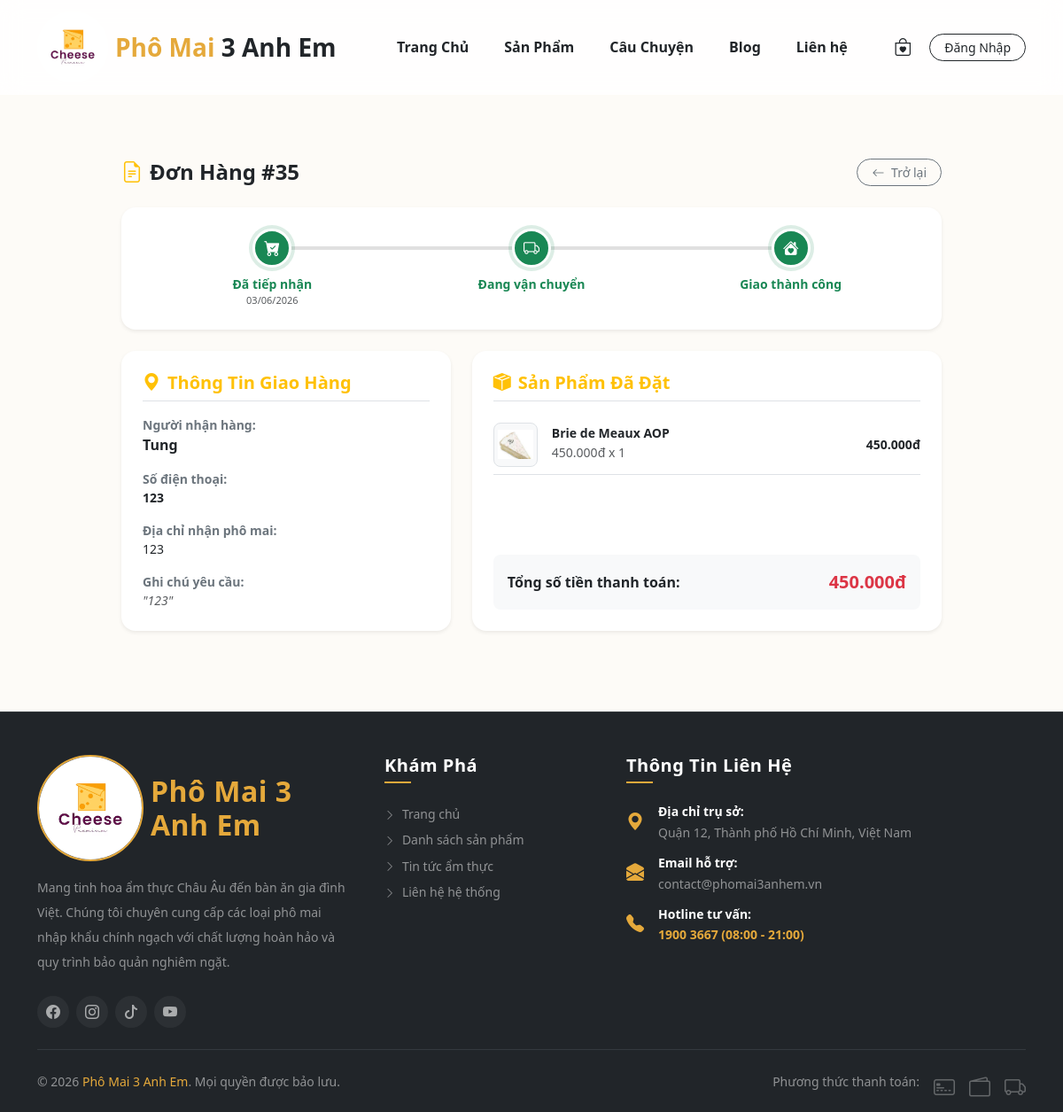
The page /order-detail.php?id=35 on the database its author committed.
### tables this page shows
CREATE TABLE `orders` (
  `id` int(11) NOT NULL,
  `user_id` int(11) DEFAULT NULL,
  `receiver_name` varchar(255) DEFAULT NULL,
  `receiver_phone` varchar(20) DEFAULT NULL,
  `receiver_address` text DEFAULT NULL,
  `full_name` varchar(255) NOT NULL,
  `email` varchar(255) NOT NULL,
  `phone` varchar(20) NOT NULL,
  `address` text NOT NULL,
  `note` text DEFAULT NULL,
  `total_money` int(11) NOT NULL,
  `payment_method` varchar(20) NOT NULL DEFAULT 'qr',
  `status` varchar(50) NOT NULL DEFAULT 'pending',
  `payment_proof` varchar(255) DEFAULT NULL,
  `created_at` timestamp NOT NULL DEFAULT current_timestamp()
);

CREATE TABLE `order_details` (
  `id` int(11) NOT NULL,
  `order_id` int(11) NOT NULL,
  `product_id` int(11) NOT NULL,
  `price` int(11) NOT NULL,
  `quantity` int(11) NOT NULL
);

CREATE TABLE `products` (
  `id` int(10) UNSIGNED NOT NULL,
  `category_id` int(10) UNSIGNED NOT NULL,
  `name` varchar(200) NOT NULL,
  `slug` varchar(220) NOT NULL,
  `description` text DEFAULT NULL,
  `short_desc` varchar(300) DEFAULT NULL,
  `price` decimal(12,0) NOT NULL,
  `sale_price` decimal(10,2) DEFAULT NULL,
  `original_price` decimal(12,0) DEFAULT NULL,
  `stock` int(10) UNSIGNED NOT NULL DEFAULT 0,
  `weight_gram` int(10) UNSIGNED DEFAULT NULL,
  `origin` varchar(100) DEFAULT NULL,
  `image` varchar(255) DEFAULT NULL,
  `is_featured` tinyint(1) NOT NULL DEFAULT 0,
  `is_on_sale` tinyint(1) DEFAULT 0,
  `is_active` tinyint(1) NOT NULL DEFAULT 1,
  `created_at` datetime NOT NULL DEFAULT current_timestamp(),
  `updated_at` datetime NOT NULL DEFAULT current_timestamp() ON UPDATE current_timestamp()
);

### order-detail.php (the view, shortened to what this page needs)
<?php
include_once 'config/db.php';
include_once 'includes/header.php';
$order_id = isset($_GET['id']) ? (int)$_GET['id'] : 0;
$stmt_order = $pdo->prepare("SELECT * FROM orders WHERE id = ?");
$stmt_order->execute([$order_id]);
$order = $stmt_order->fetch();
$stmt_items = $pdo->prepare("SELECT od.*, p.name AS product_name, p.image AS product_image
                             FROM order_details od
                             LEFT JOIN products p ON od.product_id = p.id
                             WHERE od.order_id = ?");
$stmt_items->execute([$order_id]);
$items = $stmt_items->fetchAll();
?>
<div class="container my-5 pt-4">
    <div class="row justify-content-center">
        <div class="col-12 col-lg-10">
            <div class="d-flex justify-content-between align-items-center mb-4">
                <h4 class="fw-bold text-dark m-0"><i class="bi bi-file-earmark-text text-warning me-2"></i>Đơn Hàng #<?= $order['id'] ?></h4>
                <a href="order-history.php" class="btn btn-outline-secondary btn-sm px-3 rounded-pill small"><i class="bi bi-arrow-left me-1"></i> Trở lại</a>
            </div>
            <div class="card border-0 shadow-sm rounded-4 p-4 bg-white mb-4">
                <div class="row position-relative text-center g-0 timeline-container">
                    <?php
                        $status = $order['status'];
                        $step1 = ''; $step2 = ''; $step3 = '';
                        if ($status == 'pending' || $status == 'pending_proof') {
                            $step1 = 'active';
                        } elseif ($status == 'shipping') {
                            $step1 = 'active';
                            $step2 = 'active';
                        } elseif ($status == 'completed') {
                            $step1 = 'active';
                            $step2 = 'active';
                            $step3 = 'active';
                        }
                    ?>
                    <?php if ($status == 'cancelled'): ?>
                        <div class="col-12 text-center py-2">
                            <div class="alert alert-danger border-0 rounded-3 m-0 py-3 shadow-sm">
                                <h5 class="fw-bold m-0 text-danger"><i class="bi bi-x-circle-fill me-2"></i> ĐƠN HÀNG NÀY ĐÃ BỊ HỦY BỎ</h5>
                                <p class="small text-muted m-0 mt-1">Đơn hàng của bạn đã bị hủy trên hệ thống quản lý bởi ban quản trị cửa hàng.</p>
                            </div>
                        </div>
                    <?php else: ?>
                        <div class="col-4 timeline-step <?= $step1 ?>">
                            <div class="step-icon mx-auto bg-warning text-white">
                                <?php if ($status == 'pending_proof'): ?>
                                    <i class="bi bi-hourglass-split"></i>
                                <?php else: ?>
                                    <i class="bi bi-cart-check-fill"></i>
                                <?php endif; ?>
                            </div>
                            <div class="fw-bold small mt-2 text-dark">
                                <?= $status == 'pending_proof' ? 'Chờ duyệt ảnh' : 'Đã tiếp nhận' ?>
                            </div>
                            <small class="text-muted d-block" style="font-size:11px;"><?= date('d/m/Y', strtotime($order['created_at'])) ?></small>
                        </div>
                        <div class="col-4 timeline-step <?= $step2 ?>">
                            <div class="step-icon mx-auto"><i class="bi bi-truck"></i></div>
                            <div class="fw-bold small mt-2 text-dark">Đang vận chuyển</div>
                        </div>
                        <div class="col-4 timeline-step <?= $step3 ?>">
                            <div class="step-icon mx-auto"><i class="bi bi-house-heart-fill"></i></div>
                            <div class="fw-bold small mt-2 text-dark">Giao thành công</div>
                        </div>
                    <?php endif; ?>
                </div>
            </div>
            <div class="row g-4">
                <div class="col-md-5">
                    <div class="card border-0 shadow-sm rounded-4 p-4 bg-white h-100">
                        <h5 class="fw-bold mb-3 border-bottom pb-2 text-warning"><i class="bi bi-geo-alt-fill me-2"></i>Thông Tin Giao Hàng</h5>
                        <div class="mb-3 small">
                            <strong class="text-secondary d-block">Người nhận hàng:</strong>
                            <span class="fw-bold text-dark fs-6"><?= htmlspecialchars($order['receiver_name'] ?: $order['full_name']) ?></span>
                        </div>
                        <div class="mb-3 small">
                            <strong class="text-secondary d-block">Số điện thoại:</strong>
                            <span class="text-dark fw-semibold"><?= htmlspecialchars($order['receiver_phone'] ?: $order['phone']) ?></span>
                        </div>
                        <div class="mb-3 small">
                            <strong class="text-secondary d-block">Địa chỉ nhận phô mai:</strong>
                            <span class="text-dark"><?= htmlspecialchars($order['receiver_address'] ?: $order['address']) ?></span>
                        </div>
                        <div class="mb-0 small">
                            <strong class="text-secondary d-block">Ghi chú yêu cầu:</strong>
                            <span class="text-muted italic">"<?= htmlspecialchars($order['note'] ?: 'Không có ghi chú nào.') ?>"</span>
                        </div>
                    </div>
                </div>
                <div class="col-md-7">
                    <div class="card border-0 shadow-sm rounded-4 p-4 bg-white h-100">
                        <h5 class="fw-bold mb-3 border-bottom pb-2 text-warning"><i class="bi bi-box-seam-fill me-2"></i>Sản Phẩm Đã Đặt</h5>
                        <div class="order-items-list mb-3">
                            <?php foreach ($items as $item):
                                $subtotal = $item['price'] * $item['quantity'];
                            ?>
                            <div class="d-flex align-items-center justify-content-between py-2 border-bottom">
                                <div class="d-flex align-items-center gap-3">
                                    <div class="border rounded-3 p-1 bg-light" style="width: 50px; height: 50px;">
                                        <img src="assets/img/<?= htmlspecialchars($item['product_image'] ?: 'default-cheese.png') ?>" class="w-100 h-100" style="object-fit: contain;">
                                    </div>
                                    <div>
                                        <h6 class="fw-bold text-dark mb-0 small"><?= htmlspecialchars($item['product_name'] ?? 'Sản phẩm đã bị xóa') ?></h6>
                                        <small class="text-muted"><?= number_format($item['price'], 0, ',', '.') ?>đ x <?= $item['quantity'] ?></small>
                                    </div>
                                </div>
                                <span class="fw-bold text-dark small"><?= number_format($subtotal, 0, ',', '.') ?>đ</span>
                            </div>
                            <?php endforeach; ?>
                        </div>
                        <div class="bg-light rounded-3 p-3 mt-auto">
                            <div class="d-flex justify-content-between align-items-center">
                                <span class="fw-bold text-dark">Tổng số tiền thanh toán:</span>
                                <span class="fw-bold text-danger fs-5"><?= number_format($order['total_money'], 0, ',', '.') ?>đ</span>
                            </div>
                        </div>
                    </div>
                </div>
            </div>
        </div>
    </div>
</div>
<?php include_once 'includes/footer.php'; ?>

### assets/css/style.css (style rules this page uses)
:root { --primary-gold: #E5A93B; --bg-cream: #FDFBF7; --text-charcoal: #2C2C2C; --glass-bg: rgba(255, 255, 255, 0.8); --glass-border: rgba(255, 255, 255, 0.4); --glass-blur: blur(12px); }
body { background-color: var(--bg-cream); color: var(--text-charcoal); font-family: 'Segoe UI', Tahoma, Geneva, Verdana, sans-serif; overflow-x: hidden; }

### order-detail.php (style rules this page uses)
.timeline-container::before { content: ""; position: absolute; top: 20px; left: 15%; right: 15%; height: 4px; background-color: #e0e0e0; z-index: 1; }
.timeline-step { position: relative; z-index: 2; }
.step-icon { width: 44px; height: 44px; border-radius: 50%; background-color: #e0e0e0; color: #a0a0a0; display: flex; align-items: center; justify-content: center; font-size: 18px; border: 3px solid #fff; transition: all 0.3s; }
.timeline-step.active .step-icon { background-color: #198754 !important; color: white !important; box-shadow: 0 0 0 4px rgba(25, 135, 84, 0.15); }
.timeline-step.active .fw-bold { color: #198754 !important; }
.italic { font-style: italic; }

### rows shown on the page
orders: id "35", created_at "03/06/2026", receiver_name "Tung", receiver_phone "123", receiver_address "123", note "123", total_money "450.000"
order_details: product.image (picture), product.name "Brie de Meaux AOP", price "450.000", quantity "1", subtotal "450.000"
